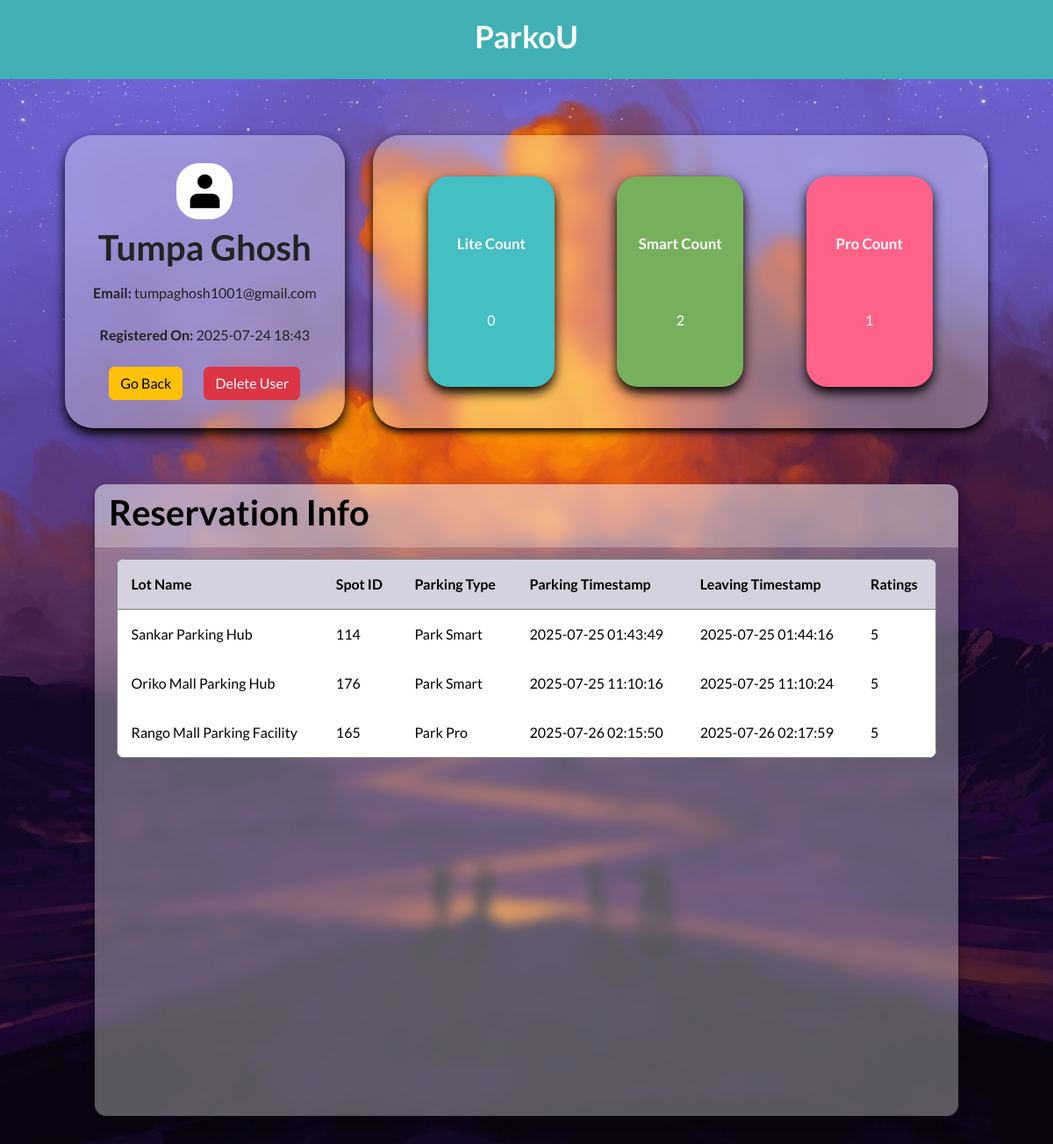
The page /admin/user/info?email=tumpaghosh1001@gmail.com (signed in) on the database its author committed.
### models/models.py (models this page shows, shortened)
class User(db.Model):
    __tablename__="user"
    id = db.Column(db.Integer, primary_key=True)
    fullName = db.Column(db.String(128), nullable = False, unique = False)
    emailId = db.Column(db.String(128), nullable = False, unique = True)
    passhash = db.Column(db.String(128), nullable = False, unique = False)
    is_admin = db.Column(db.Boolean, nullable = False, default = False)
    registered_on = db.Column(db.DateTime, nullable=False, default=datetime.utcnow)
    reservation = db.relationship('Reservation', cascade = "all, delete", passive_deletes = True, back_populates = 'user')
    @property
    def password(self):
        raise AttributeError('Password is secret')

class Reservation(db.Model):
    __tablename__ = "reservation"
    id = db.Column(db.Integer, primary_key = True)
    spotId = db.Column(db.Integer, db.ForeignKey("parkingspot.id", ondelete = "CASCADE"), nullable = False)
    userId = db.Column(db.Integer, db.ForeignKey("user.id", ondelete = "CASCADE"),  nullable = False)
    parkingType = db.Column(db.Integer, nullable = False)
    parkingTimestamp = db.Column(db.String(128))
    leavingTimestamp = db.Column(db.String(128))
    parkingCost = db.Column(db.Integer)
    ratings = db.Column(db.Integer)
    user = db.relationship('User', back_populates='reservation')
    parkingspot = db.relationship('ParkingSpot', back_populates='reservation')

class ParkingLot(db.Model):
    __tablename__ = "parkinglot"
    id = db.Column(db.Integer, primary_key = True)
    lotName = db.Column(db.String(128), nullable = False)
    locationName = db.Column(db.String(128))
    address = db.Column(db.String(512), unique = True, nullable = False)
    pincode = db.Column(db.String(128), unique = True, nullable = False)
    parkLiteCount = db.Column(db.Integer)
    parkSmartCount = db.Column(db.Integer)
    parkProCount = db.Column(db.Integer)
    ratings = db.Column(db.Numeric(3,1), default = 0.0, nullable = False)
    parkingspot = db.relationship('ParkingSpot', cascade = "all, delete", passive_deletes = True, back_populates = 'parkinglot')

### controllers/routes.py (the view)
@app.route('/admin/user/info', methods=['GET'])
@admin_required
def admin_user_info():
    email = request.args.get('email')
    if email:
        user = User.query.filter_by(emailId=email).first()
        if user:
            reservations = Reservation.query.filter_by(userId=user.id).all()
            for reservation in reservations:
                if reservation.parkingType == 1:
                    reservation.parkingTypeName = "Park Lite"
                elif reservation.parkingType == 2:
                    reservation.parkingTypeName = "Park Smart"
                elif reservation.parkingType == 3:
                    reservation.parkingTypeName = "Park Pro"
                else:
                    reservation.parkingTypeName = "Unknown"
            lite_count = sum(1 for reservation in reservations if reservation.parkingType == 1)
            smart_count = sum(1 for reservation in reservations if reservation.parkingType == 2)
            pro_count = sum(1 for reservation in reservations if reservation.parkingType == 3)
            return render_template("/after_login_part/admin_side/user_info.html",
                                user=user, reservations=reservations,
                                lite_count=lite_count, smart_count=smart_count, pro_count=pro_count)
        else:
            flash('No user found!', 'danger')
            return redirect(url_for('user_details'))

### controllers/routes.py (called while the page is built)
def admin_required(func):
    @wraps(func)
    def inner(*args,**kwargs):
        if "user_id" not in session:
            return redirect(url_for('login_page'))
        user=User.query.get(session['user_id'])
        if not user.is_admin:
            flash('You are not a authorized personel')
            return redirect(url_for('login_page'))
        return func(*args,**kwargs)
    return inner

### templates/after_login_part/admin_side/user_info.html (shortened to what this page needs)
{% extends "base.html" %}
{% block stylesheet %}
    <link rel="stylesheet" href="/static/css/after_login/admin_side/user_info.css">
{% endblock %}
{% block content %}
<header class="header-content">
    <div class="brand">
        <h4>ParkoU</h4>
    </div>
</header>
<main>
    <div class="container">
        <div class="top-container">
            <div class="left-top">
                <div class="profile-image">
                    <img src="/static/images/user-svgrepo-com.svg" id="profile-image-demo" alt="">
                </div>
                {% if user %}
                    <h1>{{ user.fullName }}</h1>
                    <p><strong>Email:</strong> {{ user.emailId }}</p>
                    <p><strong>Registered On:</strong> {{ user.registered_on.strftime('%Y-%m-%d %H:%M') }}</p>
                {% else %}
                    <h2>No user found with that email.</h2>
                {% endif %}
                <div class="controls">
                    <a href="{{ url_for('user_details') }}">
                        <button class="btn btn-warning">Go Back</button>
                    </a>
                    {% if user %}
                        <form action="{{ url_for('delete_user', user_id = user.id) }}" method="POST" onsubmit="return confirm('Are you sure you want to delete this User?');">
                            <button type="submit" class="btn btn-danger">Delete User</button>
                        </form>
                    {% endif %}
                </div>
            </div>
            <div class="right-top">
                    <div class="cards-container">
                        <div class="cards">
                            <div class="card-head">
                                Lite Count
                            </div>
                            <div class="card-count">
                                {{ lite_count }}
                            </div>
                        </div>
                        <div class="cards">
                            <div class="card-head">Smart Count</div>
                            <div class="card-count">
                                {{ smart_count }}
                            </div>
                        </div>
                        <div class="cards">
                            <div class="card-head">Pro Count</div>
                            <div class="card-count">
                                {{ pro_count }}
                            </div>
                        </div>
                    </div>
                </div>
        </div>
        <div class="bottom-container table" id="customers_table">
            <section class="table__header">
                <h1>Reservation Info</h1>
            </section>
            <section class="table__body">
                <table border="1">
                    <thead>
                            <tr>
                                <th> Lot Name </th>
                                <th> Spot ID </th>
                                <th> Parking Type </th>
                                <th> Parking Timestamp </th>
                                <th> Leaving Timestamp </th>
                                <th> Ratings </th>
                            </tr>
                        </thead>
                        <tbody>
                            {% if reservations %}
                            {% for reservation in reservations %}
                                <tr>
                                <td> {{ reservation.parkingspot.parkinglot.lotName }} </td>
                                <td> {{ reservation.spotId }} </td>
                                <td> {{ reservation.parkingTypeName }} </td>
                                <td>
                                    {{ reservation.parkingTimestamp }}
                                </td>
                                <td>{{ reservation.leavingTimestamp }}</td>
                                <td>{{ reservation.ratings }}</td>
                                </tr>
                            {% endfor %}
                            {% else %}
                                <tr>
                                <td colspan="5"> No Reservation found </td>
                                </tr>
                            {% endif %}
                        </tbody>
                </table>
            </section>
        </div>
    </div>
</main>
{% endblock %}

### static/css/after_login/admin_side/user_info.css (style rules this page uses)
:root { --primary-color: #6366f1; --accent-color: #3f83f8; --text-color: #333; --link-color: #fff; --background-color: #40b0b4; --light-grey: #f0f0f0; --grey: #808080; --dark-grey: #555; }
* { margin: 0; padding: 0; box-sizing: border-box; font-family: "Lato", sans-serif; text-decoration: none; text-align: center; }
body { height: 100vh; text-align: center; display: flex; flex-direction: column; }
.header-content { background-color: var(--background-color); display: flex; justify-content: center; align-items: center; position: relative; width: 100%; min-height: 90px; }
.brand h4 { font-size: 2.2rem; font-weight: 600; color: var(--link-color); }
main { background: url('/static/images/html_table.jpg') center / cover no-repeat; }
.container { display: flex; flex-direction: column; justify-content: center; align-items: center; margin-top: 2rem; }
.top-container { display: flex; flex-wrap: wrap; margin: 2rem; padding: 0 2rem; justify-content: center; width: 100%; gap: 2rem; }
.right-top, .left-top { min-height: 20rem; }
.left-top { background-color: #fff5; display: flex; flex-direction: column; flex-wrap: wrap; align-items: center; justify-content: center; padding: 2rem; border-radius: 2rem; gap: 0.5rem; color: #232323; backdrop-filter: blur(7px); box-shadow: 0 0.4rem 0.8rem black; }
.left-top h1 { font-weight: 600; }
.profile-image { height: 4rem; width: 4rem; background-color: white; border-radius: 40%; display: flex; justify-content: center; align-items: center; }
#profile-image-demo { height: 70%; width: 70%; }
.right-top { background-color: #fff5; flex-grow: 1; border-radius: 2rem; backdrop-filter: blur(7px); box-shadow: 0 4px 8px black; }
.cards-container { display: flex; flex-wrap: wrap; justify-content: space-evenly; align-items: center; width: auto; height: 100%; gap: 0.5rem; }
.cards { height: 15rem; width: 9rem; display: flex; flex-direction: column; justify-content: space-evenly; align-items: center; color: #fff; border-radius: 1.5rem; box-shadow: 0 0.4rem 0.8rem black; }
.card-head { font-weight: 550; font-size: 1.05rem; }
.cards:nth-child(1) { background-color: #44bfc3; }
.cards:nth-child(2) { background-color: #77b05d; }
.cards:nth-child(3) { background-color: #ff6289; }
.controls { display: flex; flex-wrap: wrap; margin: auto; gap: 1.5rem; }
.bottom-container { margin: 2rem; }
.bottom-container.table { width: 82vw; height: 90vh; background-color: #fff5; backdrop-filter: blur(7px); box-shadow: 0 .4rem .8rem #0005; border-radius: .8rem; overflow: hidden; }
.table__header { width: 100%; height: 10%; background-color: #fff4; padding: .8rem 1rem; display: flex; justify-content: space-between; align-items: center; }
.table__header h1 { color: Black; font-weight: 600; }
.table__body { width: 95%; max-height: calc(89% - 1.6rem); background-color: #fffb; margin: .8rem auto; border-radius: .6rem; overflow: auto; overflow: overlay; }
table { width: 100%; }
table, th, td { border-collapse: collapse; padding: 1rem; text-align: left; }
thead th { position: sticky; top: 0; left: 0; background-color: #d5d1defe; cursor: pointer; text-transform: capitalize; }

### rows shown on the page
User: fullName "Tumpa Ghosh", emailId "tumpaghosh1001@gmail.com", registered_on "2025-07-24 18:43"
Reservation: parkingspot.parkinglot.lotName "Sankar Parking Hub", spotId "114", parkingTypeName "Park Smart", parkingTimestamp "2025-07-25 01:43:49", leavingTimestamp "2025-07-25 01:44:16", ratings "5"
Reservation: parkingspot.parkinglot.lotName "Oriko Mall Parking Hub", spotId "176", parkingTypeName "Park Smart", parkingTimestamp "2025-07-25 11:10:16", leavingTimestamp "2025-07-25 11:10:24", ratings "5"
Reservation: parkingspot.parkinglot.lotName "Rango Mall Parking Facility", spotId "165", parkingTypeName "Park Pro", parkingTimestamp "2025-07-26 02:15:50", leavingTimestamp "2025-07-26 02:17:59", ratings "5"

### other values the page prints
{{ lite_count }} "0"
{{ smart_count }} "2"
{{ pro_count }} "1"
